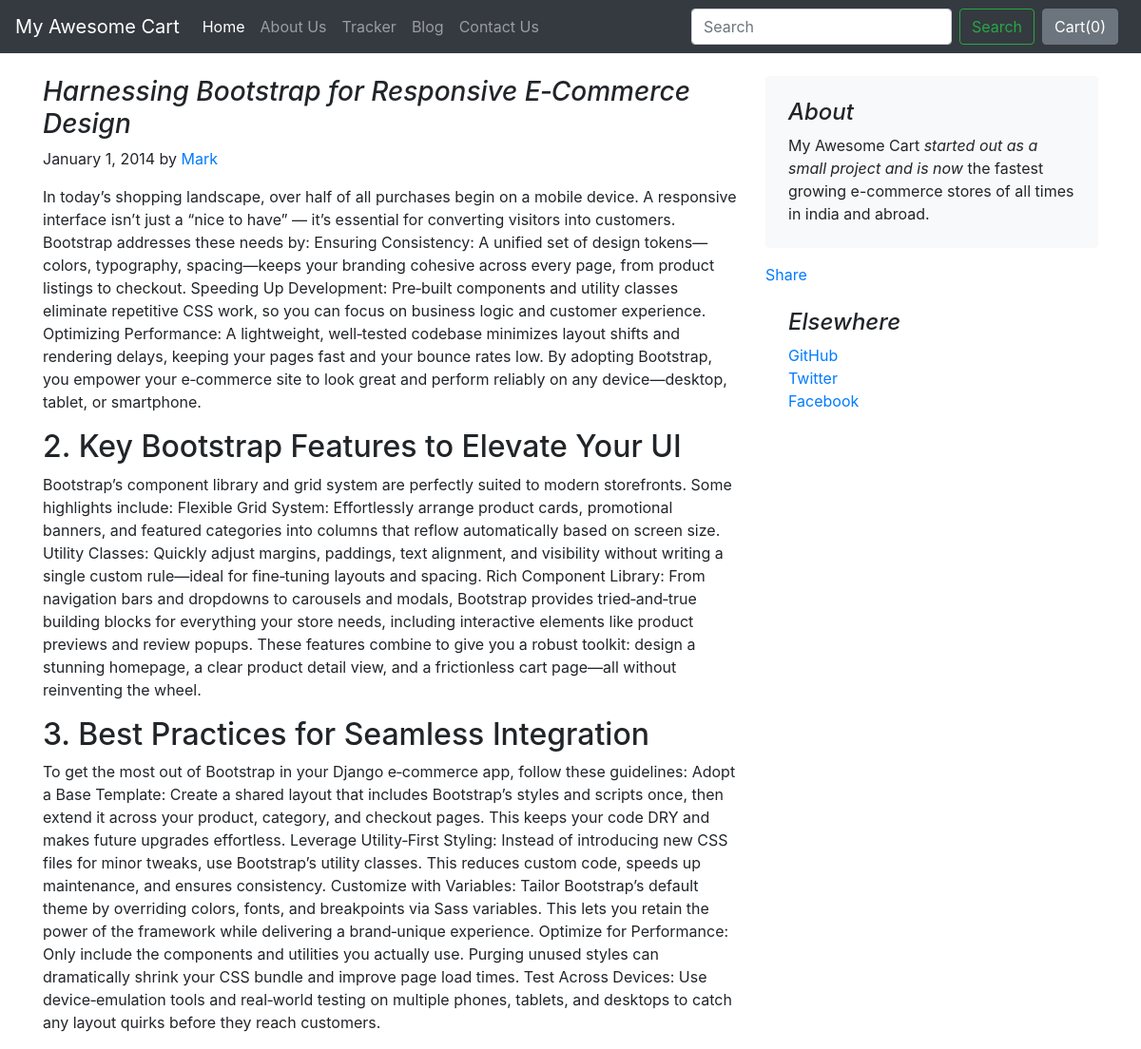
The app's page /blog/blogpost/3 with its own data.
### blog/models.py (models this page shows)
class Blogposts(models.Model):
    post_id = models.AutoField(primary_key = True)
    title = models.CharField(max_length = 100)
    head0 = models.CharField(max_length = 5000)
    chead0 = models.CharField(max_length = 5000)
    head1 = models.CharField(max_length = 100)
    chead1 = models.CharField(max_length = 5000)
    head2 = models.CharField(max_length = 100)
    chead2 = models.CharField(max_length = 5000)
    pub_date = models.DateField()
    thumbnail = models.ImageField(upload_to = 'shop/images', default = '')

### blog/views.py (the view)
# urls.py: path("blogpost/<int:id>", views.blogpost, name="Blogpost"),
def blogpost(request, id):
    post = Blogposts.objects.filter(post_id = id)[0]
    return render(request, 'blog/blogpost.html', {'post': post})

### blog/templates/blog/blogpost.html (shortened to what this page needs)
{% extends 'blog/basic.html' %}
{% block body %}
<div class="container">
    <div class="row mt-4">
        <div class="col-md-8 blog-main">
            <h3 class="font-italic">
                {{post.title}}
            </h3>
            <div class="blog-post">
                <p class="blog-post-meta">January 1, 2014 by <a href="#">Mark</a></p>
                <p>{{post.chead0}}</p>
                <h2>{{post.head1}}</h2>
                <p>{{post.chead1}}</p>
                <h2>{{post.head2}}</h2>
                <p>{{post.chead2}}</p>
            </div>
        </div>
        <aside class="col-md-4 blog-sidebar">
            <div class="p-4 mb-3 bg-light rounded">
                <h4 class="font-italic">About</h4>
                <p class="mb-0">My Awesome Cart <em>started out as a small project and is now</em> the fastest growing e-commerce stores of all times in india and abroad.</p>
            </div>
            <div class="fb-share-button" data-href="http://127.0.0.1:8000/blog/blogpost/{{post.post_id}}" data-layout="" data-size=""><a target="_blank" href="https://www.facebook.com/sharer/sharer.php?u=http%3A%2F%2F127.0.0.1%3A8000%2Fblog%2Fblogpost%2F1&amp;src=sdkpreparse" class="fb-xfbml-parse-ignore">Share</a></div>
            <div class="p-4">
                <h4 class="font-italic">Elsewhere</h4>
                <ol class="list-unstyled">
                    <li><a href="#">GitHub</a></li>
                    <li><a href="#">Twitter</a></li>
                    <li><a href="#">Facebook</a></li>
                </ol>
            </div>
        </aside>
    </div>
</div>
{% endblock %}

### records on screen
Blogposts: title "Harnessing Bootstrap for Responsive E‑Commerce Design", chead0 "In today’s shopping landscape, over half of all purchases begin on a mobile device. A responsive interface isn’t just a “nice to have” — it’s essential for converting visitors into customers. Bootstrap addresses these needs by: Ensuring Consistency: A unified set of design tokens—colors, typography, spacing—keeps your branding cohesive across every page, from product listings to checkout. Speeding Up Development: Pre‑built components and utility classes eliminate repetitive CSS work, so you can focus on business logic and customer experience. Optimizing Performance: A lightweight, well‑tested codebase minimizes layout shifts and rendering delays, keeping your pages fast and your bounce…", head1 "2. Key Bootstrap Features to Elevate Your UI", chead1 "Bootstrap’s component library and grid system are perfectly suited to modern storefronts. Some highlights include: Flexible Grid System: Effortlessly arrange product cards, promotional banners, and featured categories into columns that reflow automatically based on screen size. Utility Classes: Quickly adjust margins, paddings, text alignment, and visibility without writing a single custom rule—ideal for fine‑tuning layouts and spacing. Rich Component Library: From navigation bars and dropdowns to carousels and modals, Bootstrap provides tried‑and‑true building blocks for everything your store needs, including interactive elements like product previews and review popups. These features…", head2 "3. Best Practices for Seamless Integration", chead2 "To get the most out of Bootstrap in your Django e‑commerce app, follow these guidelines: Adopt a Base Template: Create a shared layout that includes Bootstrap’s styles and scripts once, then extend it across your product, category, and checkout pages. This keeps your code DRY and makes future upgrades effortless. Leverage Utility‑First Styling: Instead of introducing new CSS files for minor tweaks, use Bootstrap’s utility classes. This reduces custom code, speeds up maintenance, and ensures consistency. Customize with Variables: Tailor Bootstrap’s default theme by overriding colors, fonts, and breakpoints via Sass variables. This lets you retain the power of the framework while delivering a…"
